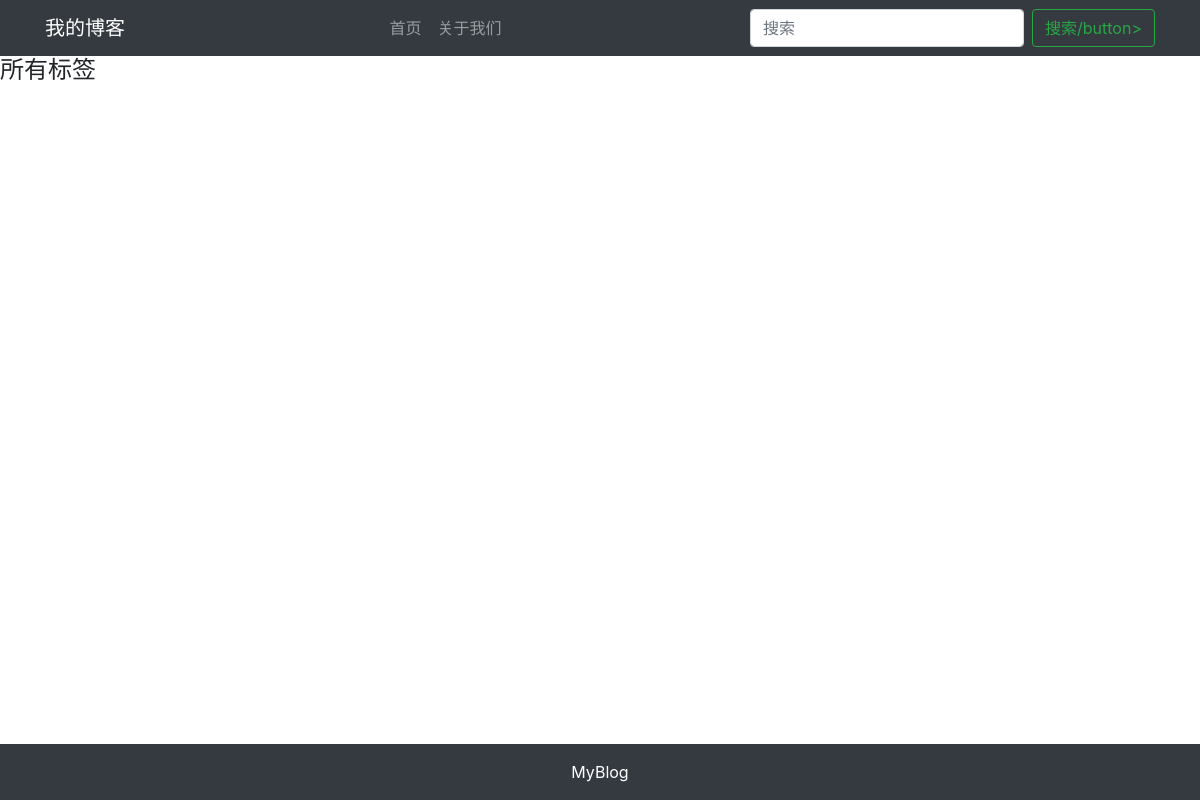
/myblog/index/, run on an earlier commit of the app's database.
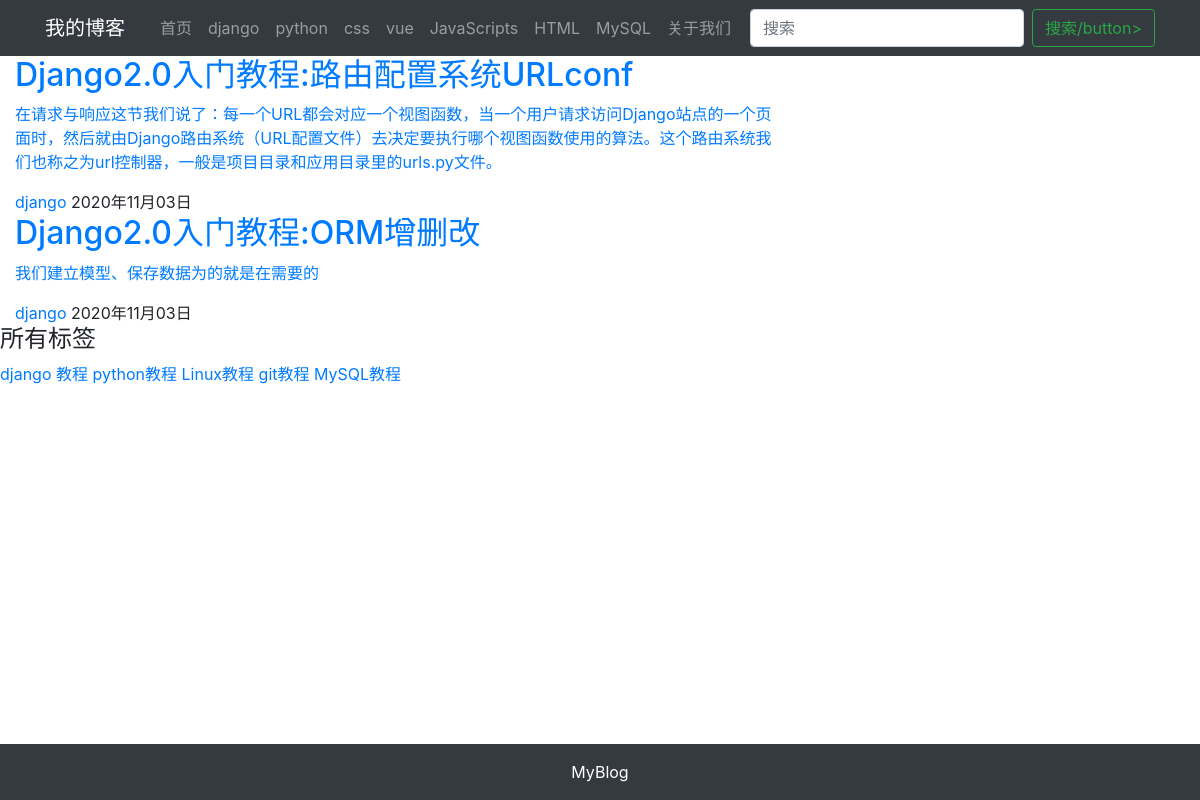
And on a later commit of the database.
### myblog/models.py (models this page shows, shortened)
class Category(models.Model):
    name = models.CharField('分类',max_length=100)
    index = models.IntegerField(default=999,verbose_name='分类排序')
    class Meta:
        verbose_name = '博客分类'
        verbose_name_plural = verbose_name

class Article(models.Model):
    title = models.CharField('标题',max_length=70)
    excerpt = models.TextField('摘要',max_length=200, blank=True)
    category = models.ForeignKey(Category, on_delete=models.DO_NOTHING, verbose_name='分类',blank=True, null=True)
    tags = models.ManyToManyField(Tag,verbose_name='标签',blank=True)
    content = models.TextField()
    author = models.ForeignKey(User,on_delete=models.CASCADE,verbose_name='作者')
    views = models.PositiveIntegerField('浏览量',default=0)
    created_time = models.DateTimeField('发布时间',auto_now_add=True)
    modified_time = models.DateTimeField('修改时间',auto_now=True)
    img = models.ImageField(upload_to='article_img/%Y/%m/%d/', verbose_name='文章图片', blank=True, null=True)
    tui = models.ForeignKey(Recommended, on_delete=models.DO_NOTHING, verbose_name='推荐位', blank=True, null=True)
    class Meta:
        verbose_name = '文章'
        verbose_name_plural = '文章'

class Tag(models.Model):
    name = models.CharField('标签',max_length = 100)
    class Meta:
        verbose_name = '文章标签'
        verbose_name_plural = verbose_name

### myblog/views.py (the view)
# urls.py: path('index/', views.index, name='index'),  # 网站首页
def index(request):
    allcategory = Category.objects.all()  # 通过Category表查出所有分类
    tags = Tag.objects.all()              # 热门标签
    allarticle = Article.objects.all().order_by('-id')[0:10]
    remen = Article.objects.filter(tui__id=2)[:6]  # 右侧标签
    context = {
        'allcategory': allcategory,
        'tags':tags,
        'allarticle':allarticle,
        'remen':remen,
    }
    return render(request, 'myblog/index.html', context)  # 把上下文传到index.html页面

### templates/myblog/index.html (shortened to what this page needs)
{% extends "base.html" %}
{% load static %}
{% block content %}
    {% for a in allarticle %}
        <div class="article-box clearfix excerpt-1">
            <div class="col-md-8">
                <h2><a href="#" target="_blank"
                       title="{{ a.title }}">{{ a.title }}</a></h2>
                <p class="txtcont hidden-xs"><a href="#" target="_blank"
                                                title="{{ a.title }}">{{ a.excerpt }}</a></p>
                <div class="meta"><span class="label label-info"><a
                        href="#">{{ a.category.name }}</a></span>
                    <time class="item">{{ a.created_time|date:"Y年m月d日" }}
                    </time>
                </div>
            </div>
        </div>
    {% endfor %}
<aside class="post-right hidden-xs">
   {% include 'right.html' %}
</aside>
{% endblock content %}

### templates/base.html (shortened to what this page needs)
{% load static %}
<!doctype html>
<html lang="en">
  <head>
    <link rel="stylesheet" href="https://cdn.jsdelivr.net/npm/bootstrap@4.5.0/dist/css/bootstrap.min.css">
  </head>
  <body>
    {% include 'head.html' %}
    {% block content %}{% endblock content %}
    {% include 'footer.html' %}
  </body>
</html>

### templates/head.html
<nav class="navbar navbar-expand-lg navbar-dark bg-dark ">
    <div class="container">
        <a class="navbar-brand" href="#">我的博客</a>
        <div>
            <ul class="navbar-nav">
                <li class="nav-item">
                    <a class="nav-link" href="#">首页</a>
                </li>
                {% for category in allcategory %}
                    <li class="nav-item">
                        <a class="nav-link" herf="#">{{ category.name }}</a>
                    </li>
                {% endfor %}
                <li class="nav-item">
                    <a class="nav-link" href="#">关于我们</a>
                </li>
            </ul>
        </div>
            <form class="form-inline">
                <input class="form-control mr-sm-2" type="search" placeholder="搜索" aria-label="Search">
                <button class="btn btn-outline-success my-2 my-sm-0" type="submit">搜索/button>
            </form>
    </div>
</nav>

### templates/right.html (shortened to what this page needs)
{% load static %}
<section class="widget post-right-item">
    <h4 class="post-right-title">所有标签</h4>
    <div class="tags">
        {% for tag in tags %}
        <a href="#">{{ tag.name }}</a>
        {% endfor %}
    </div>
</section>

### templates/footer.html
{% load static %}
<div>
    <br><br><br>
</div>
<footer class="py-3 bg-dark fixed-bottom">
    <div class="container">
        <p class="m-0 text-center text-white">MyBlog</p>
    </div>
</footer>

What changed in the data, as far as the page shows it:
added Category: name "django"
added Category: name "python"
added Category: name "css"
added Category: name "vue"
added Category: name "JavaScripts"
added Category: name "HTML"
added Category: name "MySQL"
added Article: title "Django2.0入门教程:路由配置系统URLconf", excerpt "在请求与响应这节我们说了：每一个URL都会对应一个视图函数，当一个用户请求访问Django站点的一个页面时，然后就由Django路由系统（URL配置文件）去决定要执行哪个视图函数使用的算法。这个路由系统我们也称之为url控制器，一般是项目目录和应用目录里的urls.py文件。", category.name "django", created_time "2020年11月03日"
added Article: title "Django2.0入门教程:ORM增删改", excerpt "我们建立模型、保存数据为的就是在需要的", category.name "django", created_time "2020年11月03日"
added Tag: name "django 教程"
added Tag: name "python教程"
added Tag: name "Linux教程"
added Tag: name "git教程"
added Tag: name "MySQL教程"
